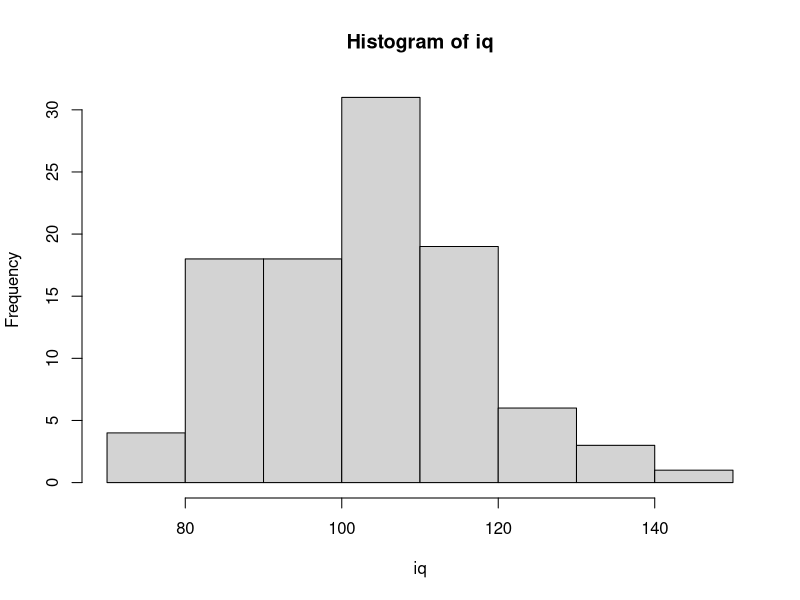

R code for this plot:
# =============================================================================
# 1. EINHEIT: R-GRUNDLAGEN
# Datentypen, Skalenniveaus, Vektoren, Data Frames, Indizierung, Logik,
# einfache Datensimulation
# =============================================================================

# ORGANISATORISCHES (live in RStudio zeigen) ----------------------------------

# 1) RStudio-Oberfläche erklären (vier Fenster):
#    - Links oben:  SOURCE   -> hier schreiben wir unser Skript (wird gespeichert)
#    - Links unten: CONSOLE  -> hier wird Code ausgeführt (wird NICHT gespeichert)
#    - Rechts oben: ENVIRONMENT -> alle Objekte, die wir erstellt haben  = "Gedächtnis"
#    - Rechts unten: FILES / PLOTS / PACKAGES / HELP
#    Merksatz: Alles, was wir später nochmal brauchen, gehört ins Skript,
#    nicht in die Konsole.
#
# 2) R-Projekt erstellen: File -> New Project -> New Directory
#    Warum? Das Projekt legt automatisch fest, in welchem Ordner R Dateien sucht
#    und speichert (das "Working Directory"). Wir müssen dann nie mit langen
#    Dateipfaden oder setwd() arbeiten. Prüfen kann man das mit getwd().
#
# 3) Leeres Skript erstellen: File -> New File -> R Script, sofort speichern.
#
# 4) Code ausführen: Cursor in die Zeile setzen und
#    Cmd + Enter (Mac) bzw. Strg + Enter (Windows) drücken.
#    Alles mit "#" davor ist ein KOMMENTAR und wird von R ignoriert.
#    Kommentare schreiben wir für unser zukünftiges Ich und für andere.
#
# Weitere Inhalte zum Herzeigen: Markdown-Vorlage, Pakete allgemein, Bookdown, Onlineübungen


# 1 | R ALS TASCHENRECHNER -----------------------------------------------------

2 + 2       # Addition
5 - 3       # Subtraktion
5 * 8       # Multiplikation
8 / 2       # Division
3^2         # Potenz (Alternative: 3**2, ist aber unüblich)
sqrt(9)     # Quadratwurzel: unsere erste FUNKTION

?sqrt

# Was ist eine Funktion? Ein Befehl mit runden Klammern: name(argumente).
# In die Klammern kommt, womit die Funktion arbeiten soll.
# Hilfe zu jeder Funktion: ?sqrt  (öffnet die Hilfe rechts unten)

# Es gilt Punkt vor Strich, Klammern wie in der Mathematik:
2 + 3 * 4     # = 14
(2 + 3) * 4   # = 20


# 2 | OBJEKTE UND ZUWEISUNG ----------------------------------------------------

# Ergebnisse können wir unter einem Namen speichern = ein OBJEKT erstellen.
# Das Objekt erscheint danach rechts oben im Environment.

a = 100
b = 3 / 100
summe = a + b          # Mit Objekten kann man weiterrechnen


summe       # Objektname ausführen = Inhalt anzeigen

# HINWEIS ZUR ZUWEISUNG: Wir verwenden in diesem Kurs "=".
# In vielen Büchern und Foren sieht man stattdessen "<-":
#    a <- 100   macht genau dasselbe wie   a = 100
# Tastenkürzel für "<-": Option + Minus (Mac) bzw. Alt + Minus (Windows).
# WICHTIG: Ein "=" weist zu, ein doppeltes "==" VERGLEICHT (kommt später).

# Regeln für Objektnamen:
# - Groß-/Kleinschreibung zählt: Alter und alter sind zwei verschiedene Objekte
# - Keine Leerzeichen, nicht mit einer Zahl beginnen
# - Keine Namen bestehender Funktionen verwenden (z. B. nicht "c", "mean", "sum"),
#   das verwirrt uns selbst und andere.
# - Ein Objekt mit gleichem Namen wird ohne Nachfrage ÜBERSCHRIEBEN.


# 3 | DATENTYPEN ---------------------------------------------------------------

# R unterscheidet verschiedene Arten von Werten. Die drei wichtigsten:

# (a) NUMERIC: Zahlen
zahl = 42.5

# (b) CHARACTER: Text, steht IMMER in Anführungszeichen
fach = "Psychologie"
frage = "Haben Psychologen wirklich alle Bärte und rauchen Zigarre?"

# Ohne Anführungszeichen sucht R nach einem OBJEKT mit diesem Namen:
# Psychologie   # -> Fehler: Objekt 'Psychologie' nicht gefunden

# (c) LOGICAL: Wahrheitswerte, nur TRUE oder FALSE (ohne Anführungszeichen!)
raucht = FALSE
5 > 3          # Vergleiche liefern immer TRUE oder FALSE

# Welcher Typ ist ein Objekt? -> class()
class(zahl)
class(fach)
class(raucht)

# Rechnen geht nur mit Zahlen:
# fach + 1   # -> Fehler: nicht-numerisches Argument für binären Operator

# SKALAR: Ein einzelner Wert wie oben (zahl, fach, raucht).
# Hintergrundwissen: In R ist ein Skalar eigentlich ein Vektor der Länge 1.
length(zahl)   # = 1


# 4 | VEKTOREN -----------------------------------------------------------------

# Ein VEKTOR ist eine Reihe von Werten DESSELBEN Typs.
# In der Psychologie: eine Variable, also z. B. das Alter aller Versuchspersonen.
# Erstellt wird er mit c() = "combine".

# Numerische Vektoren
j = c(1, 2, 3, 4, 5, 6, 7)
k = 1:200                                    # ":" erzeugt ganzzahlige Folgen

# Bei seq() müssen die Argumentnamen nicht ausgeschrieben werden, wenn die
# Reihenfolge stimmt (from, to, by). Beides ist identisch:
seq(from = 20, to = 30, by = 2)
seq(20, 30, 2)

l = c(1:7, seq(from = 20, to = 30, by = 2))  # seq() für Folgen mit Schrittweite

#rnorm

rnorm(100, 100, 15)



# Ausgeschrieben ist es für Anfänger*innen aber lesbarer.

# ÜBUNG: Erstellen Sie einen numerischen Vektor "CFH", der die Zahlen von 12 bis 54
# und jede dritte Zahl von 100 bis 120 (also 100, 103, 106, ...) enthält.
CFH = c(12:54, seq(from = 100, to = 120, by = 3))
CFH

# Character-Vektoren
Psychologen = c("Freud", "Wundt", "Bandura")
class(Psychologen)

# ACHTUNG: Ein Vektor kann nur EINEN Typ enthalten. Mischt man Typen,
# wandelt R alles in den "allgemeinsten" Typ um, meist character:
gemischt = c(1, 2, "drei")
gemischt          # Die Zahlen stehen jetzt in Anführungszeichen
class(gemischt)   # "character" -> damit kann man nicht mehr rechnen!
# Das passiert in echten Datensätzen oft, wenn z. B. jemand "k.A." in eine
# Zahlenspalte schreibt. Deshalb immer den Typ prüfen.

# Nützliche Funktionen für Vektoren
length(CFH)   # Anzahl der Elemente
sum(j)        # Summe
mean(j)       # Mittelwert
min(j); max(j)




# 4.1 | Elemente aus Vektoren auswählen (INDIZIERUNG) --------------------------

# Eckige Klammern [ ] wählen Elemente nach ihrer POSITION aus.
# R beginnt bei 1 zu zählen (nicht bei 0 wie manche andere Programmiersprachen).

Psychologen[1]          # erstes Element
Psychologen[2:3]        # zweites bis drittes Element
Psychologen[c(1, 3)]    # erstes und drittes Element
Psychologen[-1]         # alle AUSSER dem ersten (Minus = ausschließen)

# Merke: runde Klammern ( ) gehören zu Funktionen,
#        eckige Klammern [ ] wählen etwas aus.

# ÜBUNG: Wählen Sie aus dem Vektor CFH das 10. bis 15. Element aus.
CFH[10:15]


# 5 | SKALENNIVEAUS UND IHRE UMSETZUNG IN R ------------------------------------

# Aus der Methodenlehre kennen wir vier Skalenniveaus. R muss wissen, welches
# Niveau eine Variable hat, denn davon hängt ab, welche Berechnungen sinnvoll
# sind (z. B. ist ein Mittelwert für "Diagnose" sinnlos).
#
#   Skalenniveau     | Beispiel                     | In R
#   -----------------|------------------------------|----------------------------
#   Nominal          | Diagnose, Geschlecht         | factor()
#   Ordinal          | Schulabschluss, Likert-Item* | factor(..., ordered = TRUE)
#   Intervall        | IQ, Temperatur in °C         | numeric
#   Verhältnis       | Reaktionszeit, Alter         | numeric
#
#   * Likert-Items werden in der Praxis oft als numeric behandelt
#     (z. B. für Summenscores). Streng genommen sind sie ordinal.
#
# R unterscheidet NICHT zwischen Intervall- und Verhältnisskala, beides ist
# numeric. Welche Rechenoperationen inhaltlich sinnvoll sind, müssen wir
# selbst wissen.

# 5.1 | NOMINAL: Faktor ------------------------------------------------------

# Kategoriale Variablen werden oft als Zahlen kodiert (1 = männlich, 2 = weiblich).
# Für R sind das aber erst einmal ganz normale Zahlen:
geschlecht = c(1, 2, 2, 1, 2)
mean(geschlecht)   # R rechnet brav einen Mittelwert aus, der inhaltlich Unsinn ist

# Mit factor() sagen wir R: Das sind Kategorien, keine Zahlen.
#   levels = welche Kodierungen gibt es?
#   labels = welche Bedeutung haben sie? (gleiche Reihenfolge wie levels!)
geschlecht = factor(geschlecht, levels = c(1, 2), labels = c("männlich", "weiblich"))
geschlecht
class(geschlecht)
levels(geschlecht)   # vorhandene Kategorien
table(geschlecht)    # Häufigkeiten: die passende Statistik für Nominaldaten
# mean(geschlecht)   # -> Warnung + NA. Gut so: R schützt uns jetzt vor Unsinn.




##### Ende Michi & Nico Sitzung 1 14.10 #######


# 5.2 | ORDINAL: geordneter Faktor -------------------------------------------

# Bei ordinalen Daten gibt es eine Rangfolge. Mit ordered = TRUE weiß R das.
# Die Reihenfolge der levels bestimmt die Rangfolge (von niedrig nach hoch).
abschluss = c("Abitur", "Mittlere Reife", "Abitur", "Hauptschule", "Mittlere Reife")
abschluss = factor(abschluss,
                   levels = c("Hauptschule", "Mittlere Reife", "Abitur"),
                   ordered = TRUE)
abschluss
abschluss > "Hauptschule"   # Größer/kleiner-Vergleiche sind jetzt erlaubt
table(abschluss)            # Tabelle erscheint in der richtigen Reihenfolge
# Ohne die levels-Angabe würde R alphabetisch sortieren.
# "Abitur" stünde dann fälschlich an erster Stelle.

# 5.3 | INTERVALL / VERHÄLTNIS: numeric --------------------------------------

alter = c(20, 31, 25, 34, 51)
class(alter)
mean(alter)   # Mittelwert ist hier sinnvoll


# 6 | DATA FRAMES --------------------------------------------------------------

# Ein DATA FRAME ist eine Tabelle, genau so, wie wir Daten aus SPSS oder Excel kennen:
#   - jede ZEILE   = eine Person (ein Fall)
#   - jede SPALTE  = eine Variable (ein Vektor)
# Unterschied zum Vektor: Spalten dürfen verschiedene Typen haben.

# Wir erstellen zuerst drei Vektoren ...
Name = c("Max", "Maja", "Mia", "Moritz", "Markus")
Alter = c(20, 31, 25, 34, 51)
Diagnose = c("Depression", "Zwangsstörung", "Depression", "Soziale Phobie", "Depression")

# ... und fügen sie zu einem Data Frame zusammen. Jeder Vektor wird eine Spalte.
# Voraussetzung: Alle Vektoren sind gleich lang (hier: 5 Personen).
df = data.frame(Name, Alter, Diagnose)
df

# Übersicht über einen Data Frame
nrow(df)   # Anzahl Zeilen   = Anzahl Personen
ncol(df)   # Anzahl Spalten  = Anzahl Variablen
dim(df)    # beides zusammen
str(df)    # "structure": welche Variablen, welcher Typ? SEHR wichtig!
names(df)  # Variablennamen
# Tipp: Im Environment auf den Data Frame klicken öffnet eine Tabellenansicht.

# Neue Variable hinzufügen: einfach mit $ einen neuen Namen vergeben
df$Geschlecht = factor(c(1, 2, 2, 1, 2), levels = c(1, 2),
                       labels = c("männlich", "weiblich"))
df$Diagnose = factor(df$Diagnose)   # Diagnose ist nominal -> Faktor
str(df)


# 6.1 | Spalten, Zeilen und Zellen auswählen ---------------------------------

# Möglichkeit 1: Spalte über "$"
df$Alter

# Möglichkeit 2: eckige Klammern mit [ZEILE, SPALTE]
#   Alles VOR dem Komma bezieht sich auf ZEILEN (Personen),
#   alles NACH dem Komma auf SPALTEN (Variablen).
#   Bleibt eine Seite leer, heißt das: "alle".

df[1, 2]                     # Zeile 1, Spalte 2 -> eine Zelle
df[1, ]                      # Zeile 1, alle Spalten -> eine Person
df[, 1]                      # alle Zeilen, Spalte 1 -> eine Variable
df[3, "Alter"]               # Spalten auch über den Namen ansprechbar
df[1:3, c("Name", "Alter")]  # mehrere Zeilen und Spalten

# Spalten über den NAMEN anzusprechen ist sicherer als über die Position:
# Fügt man eine Spalte hinzu, verschieben sich die Positionen, die Namen nicht.

# ÜBUNG: Welche Diagnose hat die Person in der zweiten Zeile?
df[2, "Diagnose"]   # über den Variablennamen
df[2, 3]            # über die Position der Variable


# 6.2 | Werte verändern ------------------------------------------------------

# Auswahl + Zuweisung = Wert ÜBERSCHREIBEN. So korrigiert man z. B. Eingabefehler.
df[2, "Alter"] = 32
df
df[2, "Alter"] = 31   # und wieder zurück
# ACHTUNG: R fragt nicht nach! Der alte Wert ist danach weg.
# Darum verändern wir nie die Originaldatei, sondern nur das Objekt in R.


# 7 | LOGISCHE OPERATOREN UND FILTERN ------------------------------------------

# Statt über Positionen können wir Werte nach einer BEDINGUNG auswählen.
#   ==  gleich           !=  ungleich
#   >   größer           <   kleiner
#   >=  größer gleich    <=  kleiner gleich
#   &   UND (beide Bedingungen müssen stimmen)
#   |   ODER (mindestens eine Bedingung muss stimmen)
#   %in% "ist enthalten in" (Abkürzung für viele ODER-Vergleiche)

# Schritt 1: Eine Bedingung liefert für JEDES Element TRUE oder FALSE
df$Alter > 30

# Schritt 2: Diesen TRUE/FALSE-Vektor in eckige Klammern stecken.
# R behält genau die Elemente, bei denen TRUE steht.
df$Alter[df$Alter > 30]

# Das funktioniert genauso für ZEILEN eines Data Frames (Bedingung VOR das Komma!):
df[df$Alter > 30, ]                          # alle Personen über 30
df[df$Diagnose == "Depression", ]            # alle Personen mit Depression
df[df$Diagnose == "Depression" & df$Alter > 22, ]   # beides zusammen (UND)
df[df$Alter < 22 | df$Alter > 50, ]          # jünger als 22 ODER älter als 50
df[df$Diagnose %in% c("Zwangsstörung", "Soziale Phobie"), ]  # Liste von Werten

# Tricks mit TRUE/FALSE: R zählt TRUE als 1 und FALSE als 0
sum(df$Alter > 30)    # WIE VIELE Personen sind über 30?
mean(df$Alter > 30)   # welcher ANTEIL ist über 30?

# ÜBUNG: Wählen Sie alle Frauen aus, die jünger als 35 sind.
df[df$Geschlecht == "weiblich" & df$Alter < 35, ]


# 8 | ARBEIT MIT EINEM GRÖSSEREN DATENSATZ: starwars ---------------------------

# PAKETE: R kann durch Pakete erweitert werden (wie Apps auf dem Handy).
#   install.packages("name")  -> einmalig herunterladen (wie App installieren)
#   library(name)             -> in JEDER Sitzung laden (wie App öffnen)
# install.packages("dplyr")   # nur einmal nötig, danach auskommentieren
library(dplyr)

# Beim Laden erscheint eine Meldung, dass Funktionen "maskiert" werden
# (u. a. filter). Das ist KEIN Fehler: dplyr bringt eine eigene Funktion
# filter() mit, die nun Vorrang vor der gleichnamigen Funktion aus R hat.

# dplyr enthält den Übungsdatensatz "starwars".
# Die Spalten 12 bis 14 sind Listen (z. B. alle Filme pro Figur). Damit können
# wir noch nicht arbeiten, daher behalten wir nur die Spalten 1 bis 11.
starwars = as.data.frame(starwars[, 1:11])

head(starwars)      # erste 6 Zeilen
dim(starwars)       # 87 Figuren, 11 Variablen
str(starwars)
summary(starwars$mass)   # Achtung: "NA's" in der Ausgabe!


# 8.1 | Fehlende Werte: NA -----------------------------------------------------

# NA = "Not Available" = fehlender Wert. Das kennen wir aus jedem Fragebogen:
# Nicht alle Personen beantworten alle Fragen.
gewicht = starwars$mass

mean(gewicht)                # Ergebnis: NA
# Warum? Wenn auch nur EIN Wert unbekannt ist, ist auch der Mittelwert unbekannt.
mean(gewicht, na.rm = TRUE)  # na.rm = "NA remove": fehlende Werte ignorieren

is.na(gewicht)               # TRUE, wo ein Wert fehlt
sum(is.na(gewicht))          # Anzahl fehlender Werte


# 8.2 | Logische Auswahl mit fehlenden Werten -----------------------------------

gewicht[gewicht == 79]
# Überraschung: Neben 79 erscheinen auch NAs! Warum?
# Ist "unbekannt == 79"? Das weiß R nicht, also ist das Ergebnis NA statt TRUE/FALSE.
# Und ein NA in den eckigen Klammern liefert ein NA im Ergebnis.

# Lösung: which() gibt nur die POSITIONEN zurück, an denen wirklich TRUE steht.
which(gewicht == 79)            # an welchen Stellen?
gewicht[which(gewicht == 79)]   # jetzt ohne NAs

gewicht[which(gewicht != 79)]   # ungleich
gewicht[which(gewicht >= 79)]   # größer gleich

# Verknüpfungen
gewicht[which(gewicht > 50 & gewicht < 100)]   # zwischen 50 und 100 kg
gewicht[which(gewicht < 50 | gewicht > 100)]   # unter 50 ODER über 100 kg

# Mit Text funktioniert es genauso
haarfarbe = starwars$hair_color
haarfarbe[which(haarfarbe == "brown")]
length(which(haarfarbe == "brown"))   # Wie viele Figuren haben braune Haare?

table(starwars$hair_color)                  # Häufigkeiten aller Haarfarben
table(starwars$hair_color, useNA = "ifany") # inklusive fehlender Werte
# table() lässt NAs standardmäßig WEG. Das sollte man wissen!


# 8.3 | Komfortabler filtern mit filter() aus dplyr --------------------------------

# filter(Datensatz, Bedingung) macht dasselbe wie df[Bedingung, ], ist aber
# lesbarer: Innerhalb von filter() können wir Spaltennamen direkt verwenden,
# ohne jedes Mal starwars$ davor zu schreiben.
# Außerdem lässt filter() Zeilen mit NA in der Bedingung automatisch weg.

filter(starwars, mass == 79)
filter(starwars, mass > 50 & mass < 100)
filter(starwars, hair_color == "brown", sex == "male")   # Komma = UND

# WICHTIG: Innerhalb von filter() immer den SPALTENNAMEN des Datensatzes
# verwenden (mass), nicht ein Objekt aus dem Environment (gewicht).

# Die PIPE %>% bedeutet: "Nimm das Ergebnis links und gib es an die Funktion rechts weiter."
# Lies sie als "und dann". Die beiden Zeilen sind identisch:
filter(starwars, mass == 79)
starwars %>% filter(mass == 79)
# Vorteil: Mehrere Schritte lassen sich von oben nach unten lesbar verketten.
# Tastenkürzel: Cmd + Shift + M (Mac) bzw. Strg + Shift + M (Windows).
# In neueren R-Versionen gibt es auch die eingebaute Pipe |>, sie funktioniert hier gleich.

schwere_figuren = starwars %>% filter(mass > 100)
nrow(schwere_figuren)

# ÜBUNG: Wie viele Figuren sind größer als 180 cm (height) UND haben blaue Augen
# (eye_color == "blue")?
starwars %>% filter(height > 180, eye_color == "blue") %>% nrow()


# 9 | DATEN SIMULIEREN ---------------------------------------------------------

# Warum Daten simulieren?
# - Wir können üben, ohne echte (sensible) Daten zu benötigen.
# - Wir wissen, wie die "Wahrheit" aussieht, und können prüfen,
#   ob unsere Auswertung sie wiederfindet.
# - So kann man Stichprobenvariation sichtbar machen (-> Statistikvorlesung).

 

# 9.1 | Normalverteilte Werte: rnorm() ---------------------------------------

# rnorm(n, mean, sd): n Werte aus einer Normalverteilung
# Beispiel: IQ ist normiert auf M = 100, SD = 15
iq = rnorm(n = 100, mean = 100, sd = 15)
head(iq)
round(head(iq), 1)   # round() rundet auf die angegebene Zahl von Nachkommastellen
mean(iq)             # nicht genau 100!
sd(iq)               # nicht genau 15!
# Warum? Wir haben eine STICHPROBE von 100 Personen gezogen. Stichprobenkennwerte
# schwanken um die Populationswerte. Mit n = 10000 lägen sie viel näher dran.
hist(iq)             # Histogramm als erster Blick (ausführlich später mit ggplot)

# 9.2 | Zufälliges Ziehen: sample() ------------------------------------------

# sample(x, size, replace): zieht zufällig "size" Werte aus "x"
# Beispiel: Antworten auf einem 5-stufigen Likert-Item
likert = sample(x = 1:5, size = 100, replace = TRUE)
table(likert)
# replace = TRUE: "mit Zurücklegen", jeder Wert kann mehrfach gezogen werden.
# Ohne replace = TRUE könnten wir aus 1:5 höchstens 5 Werte ziehen.

# 9.3 | Wiederholen: rep() ---------------------------------------------------

# rep() wiederholt Werte, ideal für Gruppenvariablen
rep(c("KG", "EG"), times = 3)    # KG EG KG EG KG EG
rep(c("KG", "EG"), each = 3)     # KG KG KG EG EG EG
gruppe = rep(c("KG", "EG"), each = 50)   # 50 Kontroll- und 50 Experimentalpersonen

# 9.4 | Alles zusammen: ein simulierter Datensatz ------------------------------

studie = data.frame(
  id         = 1:100,                    # fortlaufende Personennummer
  gruppe     = factor(gruppe),           # nominal
  iq         = round(iq),                # numeric (intervallskaliert)
  zufrieden  = likert                    # Likert-Item (eigentlich ordinal)
)
head(studie)
str(studie)

# Alles, was wir heute gelernt haben, funktioniert jetzt auch hier:
studie[studie$gruppe == "EG", ]
mean(studie$iq[studie$gruppe == "EG"])
studie %>% filter(iq > 115)

# ÜBUNG: Simulieren Sie für 60 Personen eine Reaktionszeit in Millisekunden
# (M = 450, SD = 80). Wie viele Personen sind langsamer als 550 ms?
set.seed(1)
rt = rnorm(60, mean = 450, sd = 80)
sum(rt > 550)


# ZUSAMMENFASSUNG --------------------------------------------------------------

# Funktionen
# c()               Vektor erstellen ("combine")
# seq()             Zahlenfolge mit Schrittweite
# rep()             Werte wiederholen
# class()           Datentyp anzeigen
# length()          Anzahl Elemente
# factor()          in (geordneten) Faktor umwandeln; levels, labels, ordered
# levels()          Kategorien eines Faktors
# data.frame()      Data Frame erstellen
# as.data.frame()   in Data Frame umwandeln
# nrow(), ncol(), dim()   Anzahl Zeilen, Spalten, beides
# str()             Struktur: Variablen und ihre Typen
# names()           Variablennamen
# head()            erste Zeilen
# summary()         Zusammenfassung
# table()           Häufigkeiten (useNA = "ifany" zeigt auch NAs)
# sum(), mean(), min(), max(), sd()   Kennwerte (na.rm = TRUE ignoriert NAs)
# is.na()           fehlende Werte finden
# which()           Positionen, an denen eine Bedingung TRUE ist
# round()           runden
# sqrt()            Quadratwurzel
# library()         Paket laden
# filter()          Zeilen nach Bedingung auswählen (dplyr)
# set.seed()        Zufallszahlen reproduzierbar machen
# rnorm()           normalverteilte Zufallswerte
# sample()          zufällig ziehen
# hist()            Histogramm
#
# Operatoren
# +  -  *  /  ^     Rechnen
# =  (bzw. <-)      Zuweisung
# :                 ganzzahlige Folge
# $                 Variable aus Data Frame
# [ ]               Auswahl im Vektor
# [ , ]             Auswahl im Data Frame: [Zeilen, Spalten]
# ==  !=            gleich, ungleich
# >  <  >=  <=      Größenvergleiche
# &  |              UND, ODER
# %in%              ist enthalten in
# %>%               Pipe: "und dann"
# #                 Kommentar
